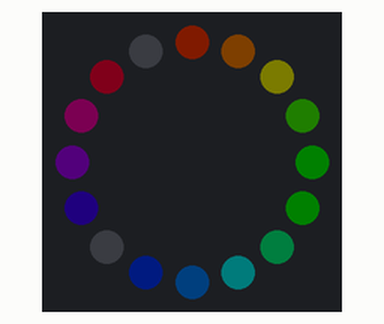
This sketch was run on a simulated Arduino Uno, built with avr-gcc and run on an emulated ATmega328P. On the bench: 16 RGB LEDs in a ring, first at the top, clockwise. Dim RGB values are drawn brighter than linear; the strip is taken to match the declared colour order.

Above: at 0.36 s.
At 1.06 s:
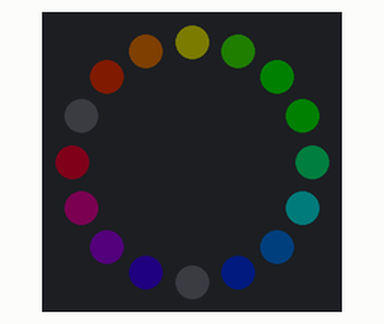
At 1.75 s:
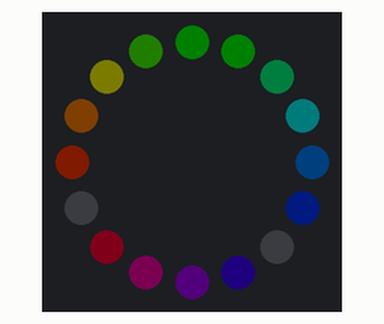
At 2.44 s:
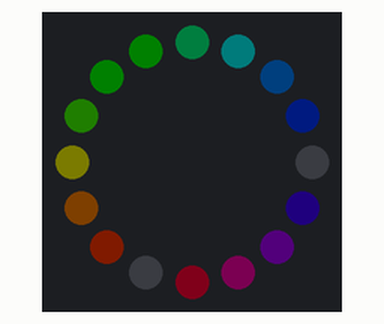
At 3.82 s:
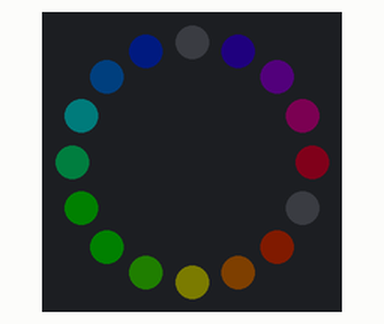
At 5.2 s:
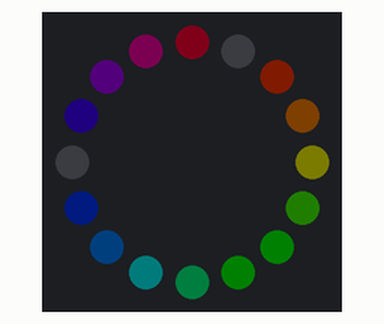

Measured:
- by itself, everything shown: repeats every 5.5 s, in 24 steps

The sketch:

pixels.ino
```cpp
#include <Adafruit_NeoPixel.h>

const int data_pin = 6;
const int num_pixels = 16;

Adafruit_NeoPixel ring = Adafruit_NeoPixel(16, data_pin, NEO_RGBW + NEO_KHZ800);

void setup() {
  // put your setup code here, to run once:
  ring.begin();
  ring.setBrightness(5);

}

void loop() {
  // put your main code here, to run repeatedly:
  uint16_t i, j;

  for(j=0; j<256*5; j++) { // 5 cycles of all colors on wheel
    for(i=0; i< ring.numPixels(); i++) {
      ring.setPixelColor(i, Wheel(((i * 256 / ring.numPixels()) + j) & 255));
    }
    ring.show();
    delay(20);
  }

}

// Input a value 0 to 255 to get a color value.
// The colours are a transition r - g - b - back to r.
uint32_t Wheel(byte WheelPos) {
  WheelPos = 255 - WheelPos;
  if(WheelPos < 85) {
    return ring.Color(25 - WheelPos * 3, 0, WheelPos * 3);
  }
  if(WheelPos < 170) {
    WheelPos -= 85;
    return ring.Color(0, WheelPos * 3, 25 - WheelPos * 3);
  }
  WheelPos -= 170;
  return ring.Color(WheelPos * 3, 25 - WheelPos * 3, 0);
}
```
